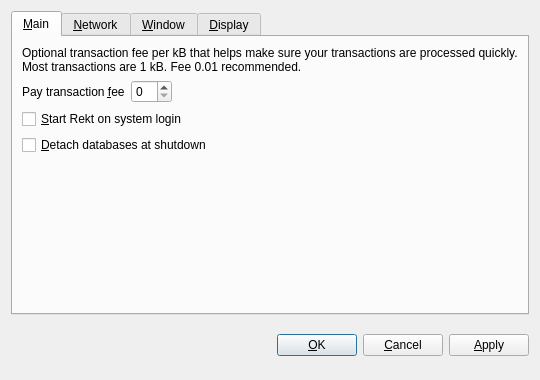
<?xml version="1.0" encoding="UTF-8"?>
<ui version="4.0">
 <class>OptionsDialog</class>
 <widget class="QDialog" name="OptionsDialog">
  <property name="geometry">
   <rect>
    <x>0</x>
    <y>0</y>
    <width>540</width>
    <height>380</height>
   </rect>
  </property>
  <property name="windowTitle">
   <string>Options</string>
  </property>
  <property name="modal">
   <bool>true</bool>
  </property>
  <layout class="QVBoxLayout" name="verticalLayout">
   <item>
    <widget class="QTabWidget" name="tabWidget">
     <property name="tabPosition">
      <enum>QTabWidget::North</enum>
     </property>
     <property name="currentIndex">
      <number>0</number>
     </property>
     <widget class="QWidget" name="tabMain">
      <attribute name="title">
       <string>&amp;Main</string>
      </attribute>
      <layout class="QVBoxLayout" name="verticalLayout_Main">
       <item>
        <widget class="QLabel" name="transactionFeeInfoLabel">
         <property name="text">
          <string>Optional transaction fee per kB that helps make sure your transactions are processed quickly. Most transactions are 1 kB. Fee 0.01 recommended.</string>
         </property>
         <property name="textFormat">
          <enum>Qt::PlainText</enum>
         </property>
         <property name="wordWrap">
          <bool>true</bool>
         </property>
        </widget>
       </item>
       <item>
        <layout class="QHBoxLayout" name="horizontalLayout_Main">
         <item>
          <widget class="QLabel" name="transactionFeeLabel">
           <property name="text">
            <string>Pay transaction &amp;fee</string>
           </property>
           <property name="textFormat">
            <enum>Qt::PlainText</enum>
           </property>
           <property name="buddy">
            <cstring>transactionFee</cstring>
           </property>
          </widget>
         </item>
         <item>
          <widget class="BitcoinAmountField" name="transactionFee"/>
         </item>
         <item>
          <spacer name="horizontalSpacer_Main">
           <property name="orientation">
            <enum>Qt::Horizontal</enum>
           </property>
           <property name="sizeHint" stdset="0">
            <size>
             <width>40</width>
             <height>20</height>
            </size>
           </property>
          </spacer>
         </item>
        </layout>
       </item>
       <item>
        <widget class="QCheckBox" name="bitcoinAtStartup">
         <property name="toolTip">
          <string>Automatically start Rekt after logging in to the system.</string>
         </property>
         <property name="text">
          <string>&amp;Start Rekt on system login</string>
         </property>
        </widget>
       </item>
       <item>
        <widget class="QCheckBox" name="detachDatabases">
         <property name="toolTip">
          <string>Detach block and address databases at shutdown. This means they can be moved to another data directory, but it slows down shutdown. The wallet is always detached.</string>
         </property>
         <property name="text">
          <string>&amp;Detach databases at shutdown</string>
         </property>
        </widget>
       </item>
       <item>
        <spacer name="verticalSpacer_Main">
         <property name="orientation">
          <enum>Qt::Vertical</enum>
         </property>
         <property name="sizeHint" stdset="0">
          <size>
           <width>20</width>
           <height>40</height>
          </size>
         </property>
        </spacer>
       </item>
      </layout>
     </widget>
     <widget class="QWidget" name="tabNetwork">
      <attribute name="title">
       <string>&amp;Network</string>
      </attribute>
      <layout class="QVBoxLayout" name="verticalLayout_Network">
       <item>
        <widget class="QCheckBox" name="mapPortUpnp">
         <property name="toolTip">
          <string>Automatically open the Rekt client port on the router. This only works when your router supports UPnP and it is enabled.</string>
         </property>
         <property name="text">
          <string>Map port using &amp;UPnP</string>
         </property>
        </widget>
       </item>
       <item>
        <widget class="QCheckBox" name="connectSocks">
         <property name="toolTip">
          <string>Connect to the Rekt network through a SOCKS proxy (e.g. when connecting through Tor).</string>
         </property>
         <property name="text">
          <string>&amp;Connect through SOCKS proxy:</string>
         </property>
        </widget>
       </item>
       <item>
        <layout class="QHBoxLayout" name="horizontalLayout_Network">
         <item>
          <widget class="QLabel" name="proxyIpLabel">
           <property name="text">
            <string>Proxy &amp;IP:</string>
           </property>
           <property name="textFormat">
            <enum>Qt::PlainText</enum>
           </property>
           <property name="buddy">
            <cstring>proxyIp</cstring>
           </property>
          </widget>
         </item>
         <item>
          <widget class="QValidatedLineEdit" name="proxyIp">
           <property name="maximumSize">
            <size>
             <width>140</width>
             <height>16777215</height>
            </size>
           </property>
           <property name="toolTip">
            <string>IP address of the proxy (e.g. 127.0.0.1)</string>
           </property>
          </widget>
         </item>
         <item>
          <widget class="QLabel" name="proxyPortLabel">
           <property name="text">
            <string>&amp;Port:</string>
           </property>
           <property name="textFormat">
            <enum>Qt::PlainText</enum>
           </property>
           <property name="buddy">
            <cstring>proxyPort</cstring>
           </property>
          </widget>
         </item>
         <item>
          <widget class="QLineEdit" name="proxyPort">
           <property name="maximumSize">
            <size>
             <width>55</width>
             <height>16777215</height>
            </size>
           </property>
           <property name="toolTip">
            <string>Port of the proxy (e.g. 9050)</string>
           </property>
          </widget>
         </item>
         <item>
          <widget class="QLabel" name="socksVersionLabel">
           <property name="text">
            <string>SOCKS &amp;Version:</string>
           </property>
           <property name="textFormat">
            <enum>Qt::PlainText</enum>
           </property>
           <property name="buddy">
            <cstring>socksVersion</cstring>
           </property>
          </widget>
         </item>
         <item>
          <widget class="QValueComboBox" name="socksVersion">
           <property name="toolTip">
            <string>SOCKS version of the proxy (e.g. 5)</string>
           </property>
          </widget>
         </item>
         <item>
          <spacer name="horizontalSpacer_Network">
           <property name="orientation">
            <enum>Qt::Horizontal</enum>
           </property>
           <property name="sizeHint" stdset="0">
            <size>
             <width>40</width>
             <height>20</height>
            </size>
           </property>
          </spacer>
         </item>
        </layout>
       </item>
       <item>
        <spacer name="verticalSpacer_Network">
         <property name="orientation">
          <enum>Qt::Vertical</enum>
         </property>
         <property name="sizeHint" stdset="0">
          <size>
           <width>20</width>
           <height>40</height>
          </size>
         </property>
        </spacer>
       </item>
      </layout>
     </widget>
     <widget class="QWidget" name="tabWindow">
      <attribute name="title">
       <string>&amp;Window</string>
      </attribute>
      <layout class="QVBoxLayout" name="verticalLayout_Window">
       <item>
        <widget class="QCheckBox" name="minimizeToTray">
         <property name="toolTip">
          <string>Show only a tray icon after minimizing the window.</string>
         </property>
         <property name="text">
          <string>&amp;Minimize to the tray instead of the taskbar</string>
         </property>
        </widget>
       </item>
       <item>
        <widget class="QCheckBox" name="minimizeOnClose">
         <property name="toolTip">
          <string>Minimize instead of exit the application when the window is closed. When this option is enabled, the application will be closed only after selecting Quit in the menu.</string>
         </property>
         <property name="text">
          <string>M&amp;inimize on close</string>
         </property>
        </widget>
       </item>
       <item>
        <spacer name="verticalSpacer_Window">
         <property name="orientation">
          <enum>Qt::Vertical</enum>
         </property>
         <property name="sizeHint" stdset="0">
          <size>
           <width>20</width>
           <height>40</height>
          </size>
         </property>
        </spacer>
       </item>
      </layout>
     </widget>
     <widget class="QWidget" name="tabDisplay">
      <attribute name="title">
       <string>&amp;Display</string>
      </attribute>
      <layout class="QVBoxLayout" name="verticalLayout_Display">
       <item>
        <layout class="QHBoxLayout" name="horizontalLayout_1_Display">
         <item>
          <widget class="QLabel" name="langLabel">
           <property name="text">
            <string>User Interface &amp;language:</string>
           </property>
           <property name="textFormat">
            <enum>Qt::PlainText</enum>
           </property>
           <property name="buddy">
            <cstring>lang</cstring>
           </property>
          </widget>
         </item>
         <item>
          <widget class="QValueComboBox" name="lang">
           <property name="toolTip">
            <string>The user interface language can be set here. This setting will take effect after restarting Rekt.</string>
           </property>
          </widget>
         </item>
        </layout>
       </item>
       <item>
        <layout class="QHBoxLayout" name="horizontalLayout_2_Display">
         <item>
          <widget class="QLabel" name="unitLabel">
           <property name="text">
            <string>&amp;Unit to show amounts in:</string>
           </property>
           <property name="textFormat">
            <enum>Qt::PlainText</enum>
           </property>
           <property name="buddy">
            <cstring>unit</cstring>
           </property>
          </widget>
         </item>
         <item>
          <widget class="QValueComboBox" name="unit">
           <property name="toolTip">
            <string>Choose the default subdivision unit to show in the interface and when sending coins.</string>
           </property>
          </widget>
         </item>
        </layout>
       </item>
       <item>
        <widget class="QCheckBox" name="displayAddresses">
         <property name="toolTip">
          <string>Whether to show Rekt addresses in the transaction list or not.</string>
         </property>
         <property name="text">
          <string>&amp;Display addresses in transaction list</string>
         </property>
        </widget>
       </item>
       <item>
        <widget class="QCheckBox" name="coinControlFeatures">
         <property name="toolTip">
          <string>Whether to show coin control features or not.</string>
         </property>
         <property name="text">
          <string>Display coin &amp;control features (experts only!)</string>
         </property>
        </widget>
       </item>
       <item>
        <spacer name="verticalSpacer_Display">
         <property name="orientation">
          <enum>Qt::Vertical</enum>
         </property>
         <property name="sizeHint" stdset="0">
          <size>
           <width>20</width>
           <height>40</height>
          </size>
         </property>
        </spacer>
       </item>
      </layout>
     </widget>
    </widget>
   </item>
   <item>
    <layout class="QHBoxLayout" name="horizontalLayout_Buttons">
     <item>
      <spacer name="horizontalSpacer_1">
       <property name="orientation">
        <enum>Qt::Horizontal</enum>
       </property>
       <property name="sizeHint" stdset="0">
        <size>
         <width>40</width>
         <height>48</height>
        </size>
       </property>
      </spacer>
     </item>
     <item>
      <widget class="QLabel" name="statusLabel">
       <property name="font">
        <font>
         <weight>75</weight>
         <bold>true</bold>
        </font>
       </property>
       <property name="text">
        <string/>
       </property>
       <property name="textFormat">
        <enum>Qt::PlainText</enum>
       </property>
       <property name="wordWrap">
        <bool>true</bool>
       </property>
      </widget>
     </item>
     <item>
      <spacer name="horizontalSpacer_2">
       <property name="orientation">
        <enum>Qt::Horizontal</enum>
       </property>
       <property name="sizeHint" stdset="0">
        <size>
         <width>40</width>
         <height>48</height>
        </size>
       </property>
      </spacer>
     </item>
     <item>
      <widget class="QPushButton" name="okButton">
       <property name="text">
        <string>&amp;OK</string>
       </property>
      </widget>
     </item>
     <item>
      <widget class="QPushButton" name="cancelButton">
       <property name="text">
        <string>&amp;Cancel</string>
       </property>
       <property name="autoDefault">
        <bool>false</bool>
       </property>
      </widget>
     </item>
     <item>
      <widget class="QPushButton" name="applyButton">
       <property name="text">
        <string>&amp;Apply</string>
       </property>
       <property name="autoDefault">
        <bool>false</bool>
       </property>
      </widget>
     </item>
    </layout>
   </item>
  </layout>
 </widget>
 <customwidgets>
  <customwidget>
   <class>BitcoinAmountField</class>
   <extends>QSpinBox</extends>
   <header>bitcoinamountfield.h</header>
  </customwidget>
  <customwidget>
   <class>QValueComboBox</class>
   <extends>QComboBox</extends>
   <header>qvaluecombobox.h</header>
  </customwidget>
  <customwidget>
   <class>QValidatedLineEdit</class>
   <extends>QLineEdit</extends>
   <header>qvalidatedlineedit.h</header>
  </customwidget>
 </customwidgets>
 <resources/>
 <connections/>
</ui>
